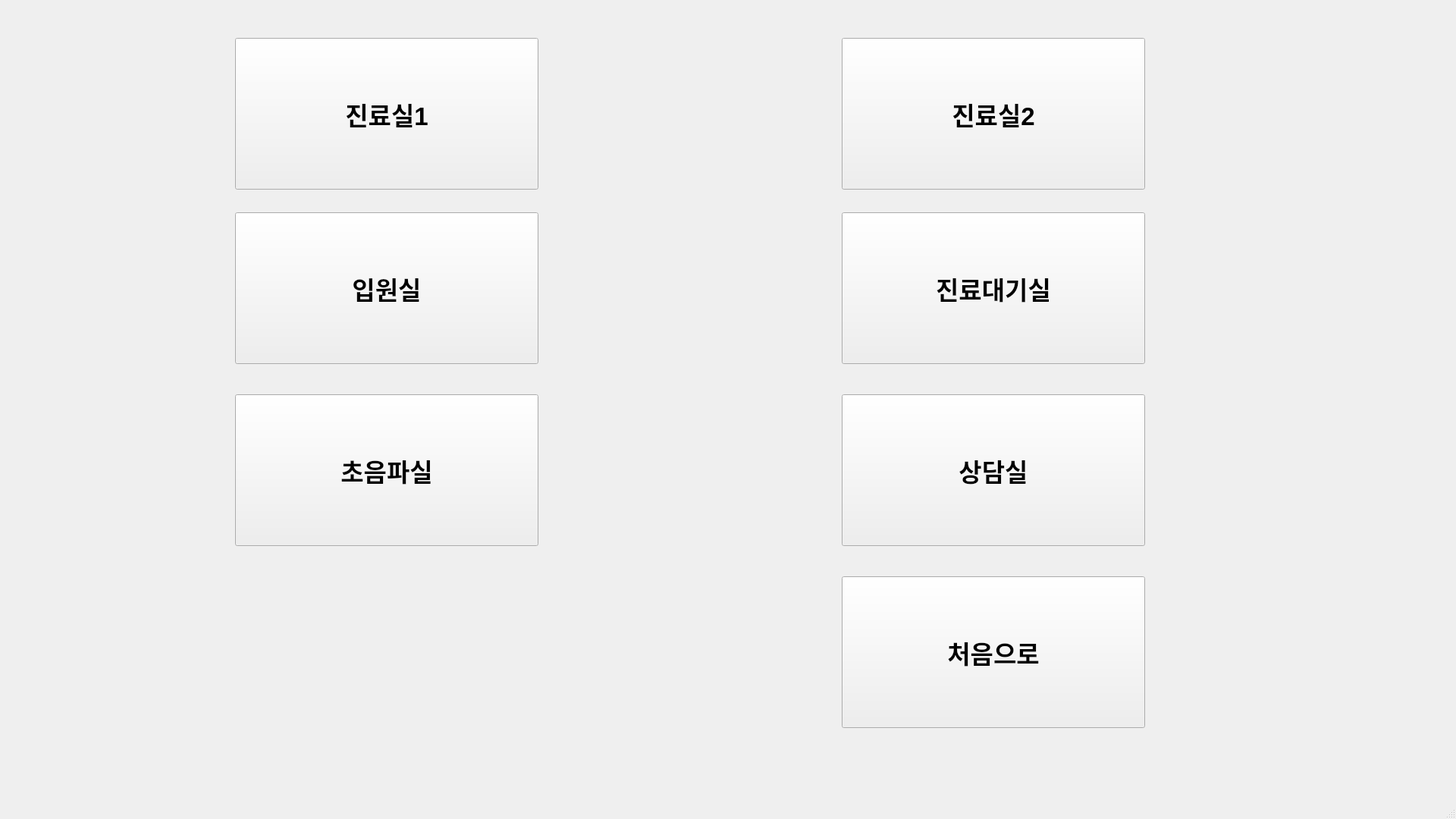
<?xml version="1.0" encoding="UTF-8"?>
<ui version="4.0">
 <class>MainWindow</class>
 <widget class="QMainWindow" name="MainWindow">
  <property name="geometry">
   <rect>
    <x>0</x>
    <y>0</y>
    <width>1920</width>
    <height>1080</height>
   </rect>
  </property>
  <property name="baseSize">
   <size>
    <width>0</width>
    <height>0</height>
   </size>
  </property>
  <property name="font">
   <font>
    <pointsize>25</pointsize>
    <weight>75</weight>
    <italic>false</italic>
    <bold>true</bold>
    <underline>false</underline>
   </font>
  </property>
  <property name="windowTitle">
   <string>Main</string>
  </property>
  <property name="toolButtonStyle">
   <enum>Qt::ToolButtonIconOnly</enum>
  </property>
  <widget class="QWidget" name="centralwidget">
   <property name="palette">
    <palette>
     <active>
      <colorrole role="WindowText">
       <brush brushstyle="SolidPattern">
        <color alpha="255">
         <red>0</red>
         <green>0</green>
         <blue>0</blue>
        </color>
       </brush>
      </colorrole>
      <colorrole role="Text">
       <brush brushstyle="SolidPattern">
        <color alpha="255">
         <red>0</red>
         <green>0</green>
         <blue>0</blue>
        </color>
       </brush>
      </colorrole>
      <colorrole role="ButtonText">
       <brush brushstyle="SolidPattern">
        <color alpha="255">
         <red>0</red>
         <green>0</green>
         <blue>0</blue>
        </color>
       </brush>
      </colorrole>
      <colorrole role="PlaceholderText">
       <brush brushstyle="NoBrush">
        <color alpha="128">
         <red>0</red>
         <green>0</green>
         <blue>0</blue>
        </color>
       </brush>
      </colorrole>
     </active>
     <inactive>
      <colorrole role="WindowText">
       <brush brushstyle="SolidPattern">
        <color alpha="255">
         <red>0</red>
         <green>0</green>
         <blue>0</blue>
        </color>
       </brush>
      </colorrole>
      <colorrole role="Text">
       <brush brushstyle="SolidPattern">
        <color alpha="255">
         <red>0</red>
         <green>0</green>
         <blue>0</blue>
        </color>
       </brush>
      </colorrole>
      <colorrole role="ButtonText">
       <brush brushstyle="SolidPattern">
        <color alpha="255">
         <red>0</red>
         <green>0</green>
         <blue>0</blue>
        </color>
       </brush>
      </colorrole>
      <colorrole role="PlaceholderText">
       <brush brushstyle="NoBrush">
        <color alpha="128">
         <red>0</red>
         <green>0</green>
         <blue>0</blue>
        </color>
       </brush>
      </colorrole>
     </inactive>
     <disabled>
      <colorrole role="WindowText">
       <brush brushstyle="SolidPattern">
        <color alpha="255">
         <red>0</red>
         <green>0</green>
         <blue>0</blue>
        </color>
       </brush>
      </colorrole>
      <colorrole role="Text">
       <brush brushstyle="SolidPattern">
        <color alpha="255">
         <red>0</red>
         <green>0</green>
         <blue>0</blue>
        </color>
       </brush>
      </colorrole>
      <colorrole role="ButtonText">
       <brush brushstyle="SolidPattern">
        <color alpha="255">
         <red>0</red>
         <green>0</green>
         <blue>0</blue>
        </color>
       </brush>
      </colorrole>
      <colorrole role="PlaceholderText">
       <brush brushstyle="NoBrush">
        <color alpha="128">
         <red>0</red>
         <green>0</green>
         <blue>0</blue>
        </color>
       </brush>
      </colorrole>
     </disabled>
    </palette>
   </property>
   <widget class="QPushButton" name="btn5">
    <property name="geometry">
     <rect>
      <x>310</x>
      <y>520</y>
      <width>400</width>
      <height>200</height>
     </rect>
    </property>
    <property name="text">
     <string>초음파실</string>
    </property>
   </widget>
   <widget class="QPushButton" name="btn1">
    <property name="geometry">
     <rect>
      <x>310</x>
      <y>50</y>
      <width>400</width>
      <height>200</height>
     </rect>
    </property>
    <property name="baseSize">
     <size>
      <width>0</width>
      <height>0</height>
     </size>
    </property>
    <property name="text">
     <string>진료실1</string>
    </property>
   </widget>
   <widget class="QPushButton" name="btn3">
    <property name="geometry">
     <rect>
      <x>310</x>
      <y>280</y>
      <width>400</width>
      <height>200</height>
     </rect>
    </property>
    <property name="text">
     <string>입원실</string>
    </property>
   </widget>
   <widget class="QPushButton" name="btn6">
    <property name="geometry">
     <rect>
      <x>1110</x>
      <y>520</y>
      <width>400</width>
      <height>200</height>
     </rect>
    </property>
    <property name="text">
     <string>상담실</string>
    </property>
   </widget>
   <widget class="QPushButton" name="btn4">
    <property name="geometry">
     <rect>
      <x>1110</x>
      <y>280</y>
      <width>400</width>
      <height>200</height>
     </rect>
    </property>
    <property name="text">
     <string>진료대기실</string>
    </property>
   </widget>
   <widget class="QPushButton" name="btn2">
    <property name="geometry">
     <rect>
      <x>1110</x>
      <y>50</y>
      <width>400</width>
      <height>200</height>
     </rect>
    </property>
    <property name="text">
     <string>진료실2</string>
    </property>
   </widget>
   <widget class="QPushButton" name="question_btn_2">
    <property name="geometry">
     <rect>
      <x>1110</x>
      <y>760</y>
      <width>400</width>
      <height>200</height>
     </rect>
    </property>
    <property name="text">
     <string>처음으로</string>
    </property>
   </widget>
  </widget>
  <widget class="QStatusBar" name="statusbar"/>
 </widget>
 <resources/>
 <connections/>
</ui>
